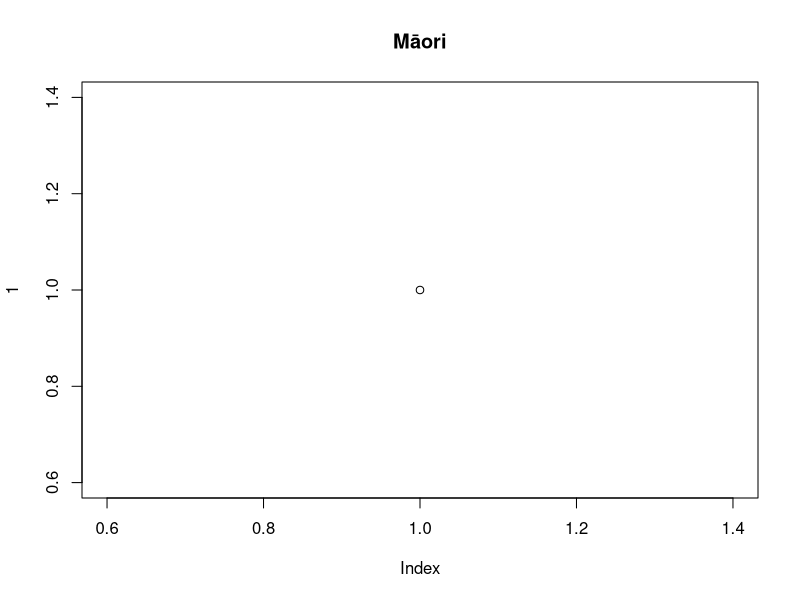
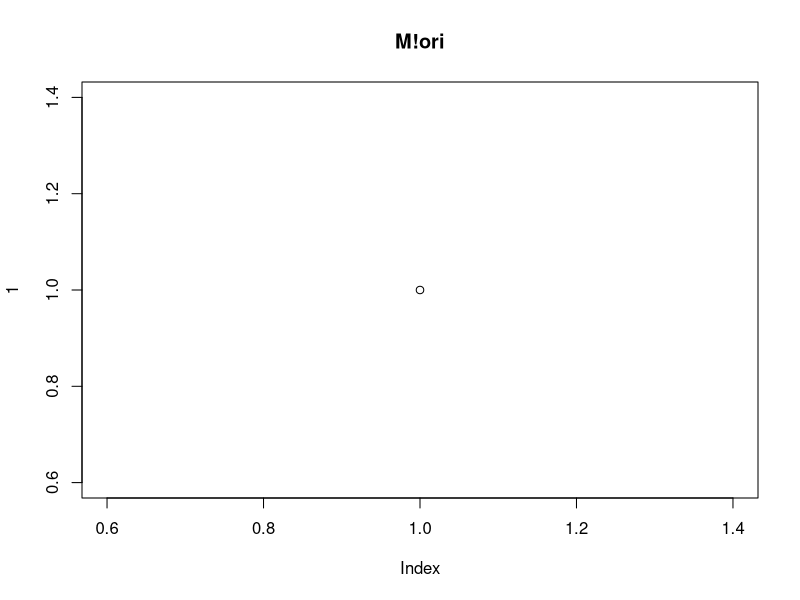

The R script that drew these images, in order: (Note: this script raises an error after producing the figures.)

plot(1, main="Māori")

## Font with amacron character
## NOTE the special encoding
## NOTE that it is vital that the special encoding has its own name
## NOTE that it is ALSO vital that the special characters are BELOW
##      128 so that we do not call mbcsToSbcs() (and get the error
##      about "unknown encoding")
TGFont <- Type1Font("TG",
                    paste0("/usr/share/texmf/fonts/afm/public/tex-gyre/",
                           c("qtmr.afm", "qtmb.afm", "qtmri.afm", "qtmbi.afm")),
                    encoding="./macrons.enc")
pdfFonts(TG=TGFont)
## Customised encoding with amacron below 256 (?)
## BUT still with known encoding file name so mbcsToSbcs() works
pdf("test.pdf", family="TG", compress=FALSE, encoding="./macrons.enc")
plot(1, main="M\041ori")
dev.off()
embedFonts("test.pdf", outfile="test-embed.pdf",
           fontpaths="/usr/share/texmf/fonts/opentype/public/tex-gyre/")

## Just standard Helvetica font
HelvMacron <- Type1Font("HM",
                        c("Helvetica.afm", "Helvetica-Bold.afm",
                          "Helvetica-Oblique.afm",
                          "Helvetica-BoldOblique.afm"),
                        encoding="./macrons.enc")
pdfFonts(HM=HelvMacron)
## Customised encoding with amacron below 256 (?)
## BUT still with known encoding file name so mbcsToSbcs() works
pdf("test.pdf", family="HM", compress=FALSE, encoding="./macrons.enc")
plot(1, main="M\030ori")
plot(1, main="\020 \021 \022 \023 \024 \030 \031 \032 \033 \034")
dev.off()
embedFonts("test.pdf", outfile="test-embed.pdf")

## Just standard font
## Customised encoding with amacron below 256 (?)
## BUT still with known encoding file name so mbcsToSbcs() works
pdf("test.pdf", compress=FALSE, encoding="./macrons.enc")
plot(1, main="M\030ori")
plot(1, main="\020 \021 \022 \023 \024 \030 \031 \032 \033 \034")
dev.off()
embedFonts("test.pdf", outfile="test-embed.pdf")

## Just standard Helvetica font AND standard ISOLatin7.enc
pdf("test.pdf", compress=FALSE, encoding="ISOLatin7.enc")
plot(1, main="M\342ori")
dev.off()
embedFonts("test.pdf", outfile="test-embed.pdf")

## On Linux ...
## To install new locales ...
## sudo dpkg-reconfigure locales 
Sys.setlocale("LC_CTYPE", "el_GR.ISO-8859-7")
pdf("test.pdf", family="sans", compress=FALSE, encoding="ISOLatin7.enc")
plot(1, main="M\342ori")
dev.off()
Sys.setlocale("LC_CTYPE", "en_NZ.UTF-8")

## On Windows ...
Sys.setlocale("LC_CTYPE", "Greek_Greece.1257")
pdf("test.pdf", family="sans", compress=FALSE, encoding="ISOLatin7.enc")
plot(1, main="M\342ori")
dev.off()
Sys.setlocale("LC_CTYPE", "English_New Zealand.1252")
